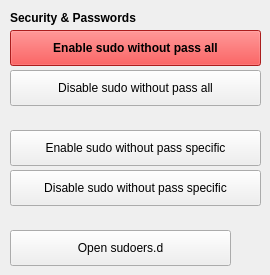
      <widget class="QWidget" name="tab_5">
       <attribute name="title">
        <string>Tweaks 4/4</string>
       </attribute>
       <widget class="QPushButton" name="enableSudoWithoutPassAllButton">
        <property name="geometry">
         <rect>
          <x>10</x>
          <y>30</y>
          <width>251</width>
          <height>36</height>
         </rect>
        </property>
        <property name="palette">
         <palette>
          <active>
           <colorrole role="WindowText">
            <brush brushstyle="SolidPattern">
             <color alpha="255">
              <red>0</red>
              <green>0</green>
              <blue>0</blue>
             </color>
            </brush>
           </colorrole>
           <colorrole role="Button">
            <brush brushstyle="SolidPattern">
             <color alpha="255">
              <red>239</red>
              <green>41</green>
              <blue>41</blue>
             </color>
            </brush>
           </colorrole>
           <colorrole role="Light">
            <brush brushstyle="SolidPattern">
             <color alpha="255">
              <red>255</red>
              <green>147</green>
              <blue>147</blue>
             </color>
            </brush>
           </colorrole>
           <colorrole role="Midlight">
            <brush brushstyle="SolidPattern">
             <color alpha="255">
              <red>247</red>
              <green>94</green>
              <blue>94</blue>
             </color>
            </brush>
           </colorrole>
           <colorrole role="Dark">
            <brush brushstyle="SolidPattern">
             <color alpha="255">
              <red>119</red>
              <green>20</green>
              <blue>20</blue>
             </color>
            </brush>
           </colorrole>
           <colorrole role="Mid">
            <brush brushstyle="SolidPattern">
             <color alpha="255">
              <red>159</red>
              <green>27</green>
              <blue>27</blue>
             </color>
            </brush>
           </colorrole>
           <colorrole role="Text">
            <brush brushstyle="SolidPattern">
             <color alpha="255">
              <red>0</red>
              <green>0</green>
              <blue>0</blue>
             </color>
            </brush>
           </colorrole>
           <colorrole role="BrightText">
            <brush brushstyle="SolidPattern">
             <color alpha="255">
              <red>255</red>
              <green>255</green>
              <blue>255</blue>
             </color>
            </brush>
           </colorrole>
           <colorrole role="ButtonText">
            <brush brushstyle="SolidPattern">
             <color alpha="255">
              <red>0</red>
              <green>0</green>
              <blue>0</blue>
             </color>
            </brush>
           </colorrole>
           <colorrole role="Base">
            <brush brushstyle="SolidPattern">
             <color alpha="255">
              <red>255</red>
              <green>255</green>
              <blue>255</blue>
             </color>
            </brush>
           </colorrole>
           <colorrole role="Window">
            <brush brushstyle="SolidPattern">
             <color alpha="255">
              <red>239</red>
              <green>41</green>
              <blue>41</blue>
             </color>
            </brush>
           </colorrole>
           <colorrole role="Shadow">
            <brush brushstyle="SolidPattern">
             <color alpha="255">
              <red>0</red>
              <green>0</green>
              <blue>0</blue>
             </color>
            </brush>
           </colorrole>
           <colorrole role="AlternateBase">
            <brush brushstyle="SolidPattern">
             <color alpha="255">
              <red>247</red>
              <green>148</green>
              <blue>148</blue>
             </color>
            </brush>
           </colorrole>
           <colorrole role="ToolTipBase">
            <brush brushstyle="SolidPattern">
             <color alpha="255">
              <red>255</red>
              <green>255</green>
              <blue>220</blue>
             </color>
            </brush>
           </colorrole>
           <colorrole role="ToolTipText">
            <brush brushstyle="SolidPattern">
             <color alpha="255">
              <red>0</red>
              <green>0</green>
              <blue>0</blue>
             </color>
            </brush>
           </colorrole>
          </active>
          <inactive>
           <colorrole role="WindowText">
            <brush brushstyle="SolidPattern">
             <color alpha="255">
              <red>0</red>
              <green>0</green>
              <blue>0</blue>
             </color>
            </brush>
           </colorrole>
           <colorrole role="Button">
            <brush brushstyle="SolidPattern">
             <color alpha="255">
              <red>239</red>
              <green>41</green>
              <blue>41</blue>
             </color>
            </brush>
           </colorrole>
           <colorrole role="Light">
            <brush brushstyle="SolidPattern">
             <color alpha="255">
              <red>255</red>
              <green>147</green>
              <blue>147</blue>
             </color>
            </brush>
           </colorrole>
           <colorrole role="Midlight">
            <brush brushstyle="SolidPattern">
             <color alpha="255">
              <red>247</red>
              <green>94</green>
              <blue>94</blue>
             </color>
            </brush>
           </colorrole>
           <colorrole role="Dark">
            <brush brushstyle="SolidPattern">
             <color alpha="255">
              <red>119</red>
              <green>20</green>
              <blue>20</blue>
             </color>
            </brush>
           </colorrole>
           <colorrole role="Mid">
            <brush brushstyle="SolidPattern">
             <color alpha="255">
              <red>159</red>
              <green>27</green>
              <blue>27</blue>
             </color>
            </brush>
           </colorrole>
           <colorrole role="Text">
            <brush brushstyle="SolidPattern">
             <color alpha="255">
              <red>0</red>
              <green>0</green>
              <blue>0</blue>
             </color>
            </brush>
           </colorrole>
           <colorrole role="BrightText">
            <brush brushstyle="SolidPattern">
             <color alpha="255">
              <red>255</red>
              <green>255</green>
              <blue>255</blue>
             </color>
            </brush>
           </colorrole>
           <colorrole role="ButtonText">
            <brush brushstyle="SolidPattern">
             <color alpha="255">
              <red>0</red>
              <green>0</green>
              <blue>0</blue>
             </color>
            </brush>
           </colorrole>
           <colorrole role="Base">
            <brush brushstyle="SolidPattern">
             <color alpha="255">
              <red>255</red>
              <green>255</green>
              <blue>255</blue>
             </color>
            </brush>
           </colorrole>
           <colorrole role="Window">
            <brush brushstyle="SolidPattern">
             <color alpha="255">
              <red>239</red>
              <green>41</green>
              <blue>41</blue>
             </color>
            </brush>
           </colorrole>
           <colorrole role="Shadow">
            <brush brushstyle="SolidPattern">
             <color alpha="255">
              <red>0</red>
              <green>0</green>
              <blue>0</blue>
             </color>
            </brush>
           </colorrole>
           <colorrole role="AlternateBase">
            <brush brushstyle="SolidPattern">
             <color alpha="255">
              <red>247</red>
              <green>148</green>
              <blue>148</blue>
             </color>
            </brush>
           </colorrole>
           <colorrole role="ToolTipBase">
            <brush brushstyle="SolidPattern">
             <color alpha="255">
              <red>255</red>
              <green>255</green>
              <blue>220</blue>
             </color>
            </brush>
           </colorrole>
           <colorrole role="ToolTipText">
            <brush brushstyle="SolidPattern">
             <color alpha="255">
              <red>0</red>
              <green>0</green>
              <blue>0</blue>
             </color>
            </brush>
           </colorrole>
          </inactive>
          <disabled>
           <colorrole role="WindowText">
            <brush brushstyle="SolidPattern">
             <color alpha="255">
              <red>119</red>
              <green>20</green>
              <blue>20</blue>
             </color>
            </brush>
           </colorrole>
           <colorrole role="Button">
            <brush brushstyle="SolidPattern">
             <color alpha="255">
              <red>239</red>
              <green>41</green>
              <blue>41</blue>
             </color>
            </brush>
           </colorrole>
           <colorrole role="Light">
            <brush brushstyle="SolidPattern">
             <color alpha="255">
              <red>255</red>
              <green>147</green>
              <blue>147</blue>
             </color>
            </brush>
           </colorrole>
           <colorrole role="Midlight">
            <brush brushstyle="SolidPattern">
             <color alpha="255">
              <red>247</red>
              <green>94</green>
              <blue>94</blue>
             </color>
            </brush>
           </colorrole>
           <colorrole role="Dark">
            <brush brushstyle="SolidPattern">
             <color alpha="255">
              <red>119</red>
              <green>20</green>
              <blue>20</blue>
             </color>
            </brush>
           </colorrole>
           <colorrole role="Mid">
            <brush brushstyle="SolidPattern">
             <color alpha="255">
              <red>159</red>
              <green>27</green>
              <blue>27</blue>
             </color>
            </brush>
           </colorrole>
           <colorrole role="Text">
            <brush brushstyle="SolidPattern">
             <color alpha="255">
              <red>119</red>
              <green>20</green>
              <blue>20</blue>
             </color>
            </brush>
           </colorrole>
           <colorrole role="BrightText">
            <brush brushstyle="SolidPattern">
             <color alpha="255">
              <red>255</red>
              <green>255</green>
              <blue>255</blue>
             </color>
            </brush>
           </colorrole>
           <colorrole role="ButtonText">
            <brush brushstyle="SolidPattern">
             <color alpha="255">
              <red>119</red>
              <green>20</green>
              <blue>20</blue>
             </color>
            </brush>
           </colorrole>
           <colorrole role="Base">
            <brush brushstyle="SolidPattern">
             <color alpha="255">
              <red>239</red>
              <green>41</green>
              <blue>41</blue>
             </color>
            </brush>
           </colorrole>
           <colorrole role="Window">
            <brush brushstyle="SolidPattern">
             <color alpha="255">
              <red>239</red>
              <green>41</green>
              <blue>41</blue>
             </color>
            </brush>
           </colorrole>
           <colorrole role="Shadow">
            <brush brushstyle="SolidPattern">
             <color alpha="255">
              <red>0</red>
              <green>0</green>
              <blue>0</blue>
             </color>
            </brush>
           </colorrole>
           <colorrole role="AlternateBase">
            <brush brushstyle="SolidPattern">
             <color alpha="255">
              <red>239</red>
              <green>41</green>
              <blue>41</blue>
             </color>
            </brush>
           </colorrole>
           <colorrole role="ToolTipBase">
            <brush brushstyle="SolidPattern">
             <color alpha="255">
              <red>255</red>
              <green>255</green>
              <blue>220</blue>
             </color>
            </brush>
           </colorrole>
           <colorrole role="ToolTipText">
            <brush brushstyle="SolidPattern">
             <color alpha="255">
              <red>0</red>
              <green>0</green>
              <blue>0</blue>
             </color>
            </brush>
           </colorrole>
          </disabled>
         </palette>
        </property>
        <property name="font">
         <font>
          <weight>75</weight>
          <bold>true</bold>
          <stylestrategy>PreferDefault</stylestrategy>
         </font>
        </property>
        <property name="toolTip">
         <string>&lt;html&gt;&lt;head/&gt;&lt;body&gt;&lt;p&gt;&lt;span style=&quot; font-weight:400;&quot;&gt;Dangerous!! Push only if you know what are you doing and disable this asap. Recommended only if you are using this app to not put all the time the pass.&lt;/span&gt;&lt;/p&gt;&lt;/body&gt;&lt;/html&gt;</string>
        </property>
        <property name="whatsThis">
         <string>&lt;html&gt;&lt;head/&gt;&lt;body&gt;&lt;p&gt;&lt;br/&gt;&lt;/p&gt;&lt;/body&gt;&lt;/html&gt;</string>
        </property>
        <property name="text">
         <string>Enable sudo without pass all</string>
        </property>
        <property name="iconSize">
         <size>
          <width>30</width>
          <height>30</height>
         </size>
        </property>
        <property name="shortcut">
         <string/>
        </property>
        <property name="checkable">
         <bool>false</bool>
        </property>
       </widget>
       <widget class="QPushButton" name="disableSudoWithoutPassAllButton">
        <property name="geometry">
         <rect>
          <x>10</x>
          <y>70</y>
          <width>251</width>
          <height>36</height>
         </rect>
        </property>
        <property name="whatsThis">
         <string/>
        </property>
        <property name="text">
         <string>Disable sudo without pass all</string>
        </property>
        <property name="iconSize">
         <size>
          <width>30</width>
          <height>30</height>
         </size>
        </property>
        <property name="shortcut">
         <string/>
        </property>
        <property name="checkable">
         <bool>false</bool>
        </property>
       </widget>
       <widget class="QLabel" name="label_10">
        <property name="geometry">
         <rect>
          <x>10</x>
          <y>10</y>
          <width>221</width>
          <height>16</height>
         </rect>
        </property>
        <property name="font">
         <font>
          <weight>75</weight>
          <bold>true</bold>
         </font>
        </property>
        <property name="text">
         <string>Security &amp; Passwords</string>
        </property>
       </widget>
       <widget class="QPushButton" name="disableSudoWithoutPassSpecificButton">
        <property name="enabled">
         <bool>true</bool>
        </property>
        <property name="geometry">
         <rect>
          <x>10</x>
          <y>170</y>
          <width>251</width>
          <height>36</height>
         </rect>
        </property>
        <property name="whatsThis">
         <string/>
        </property>
        <property name="text">
         <string>Disable sudo without pass specific</string>
        </property>
        <property name="iconSize">
         <size>
          <width>30</width>
          <height>30</height>
         </size>
        </property>
        <property name="shortcut">
         <string/>
        </property>
        <property name="checkable">
         <bool>false</bool>
        </property>
       </widget>
       <widget class="QPushButton" name="enableSudoWithoutPassSpecificButton">
        <property name="enabled">
         <bool>true</bool>
        </property>
        <property name="geometry">
         <rect>
          <x>10</x>
          <y>130</y>
          <width>251</width>
          <height>36</height>
         </rect>
        </property>
        <property name="font">
         <font>
          <weight>50</weight>
          <bold>false</bold>
          <stylestrategy>PreferDefault</stylestrategy>
         </font>
        </property>
        <property name="toolTip">
         <string>&lt;html&gt;&lt;head/&gt;&lt;body&gt;&lt;p&gt;&lt;span style=&quot; font-weight:400;&quot;&gt;Dangerous!! Push only if you know what are you doing and disable this asap. Recommended only if you are using this app to not put all the time the pass.&lt;/span&gt;&lt;/p&gt;&lt;/body&gt;&lt;/html&gt;</string>
        </property>
        <property name="whatsThis">
         <string>&lt;html&gt;&lt;head/&gt;&lt;body&gt;&lt;p&gt;&lt;br/&gt;&lt;/p&gt;&lt;/body&gt;&lt;/html&gt;</string>
        </property>
        <property name="text">
         <string>Enable sudo without pass specific</string>
        </property>
        <property name="iconSize">
         <size>
          <width>30</width>
          <height>30</height>
         </size>
        </property>
        <property name="shortcut">
         <string/>
        </property>
        <property name="checkable">
         <bool>false</bool>
        </property>
       </widget>
       <widget class="QPushButton" name="openSudoersDButton">
        <property name="geometry">
         <rect>
          <x>10</x>
          <y>230</y>
          <width>221</width>
          <height>36</height>
         </rect>
        </property>
        <property name="whatsThis">
         <string/>
        </property>
        <property name="text">
         <string>Open sudoers.d</string>
        </property>
        <property name="iconSize">
         <size>
          <width>30</width>
          <height>30</height>
         </size>
        </property>
        <property name="shortcut">
         <string/>
        </property>
        <property name="checkable">
         <bool>false</bool>
        </property>
       </widget>
      </widget>
